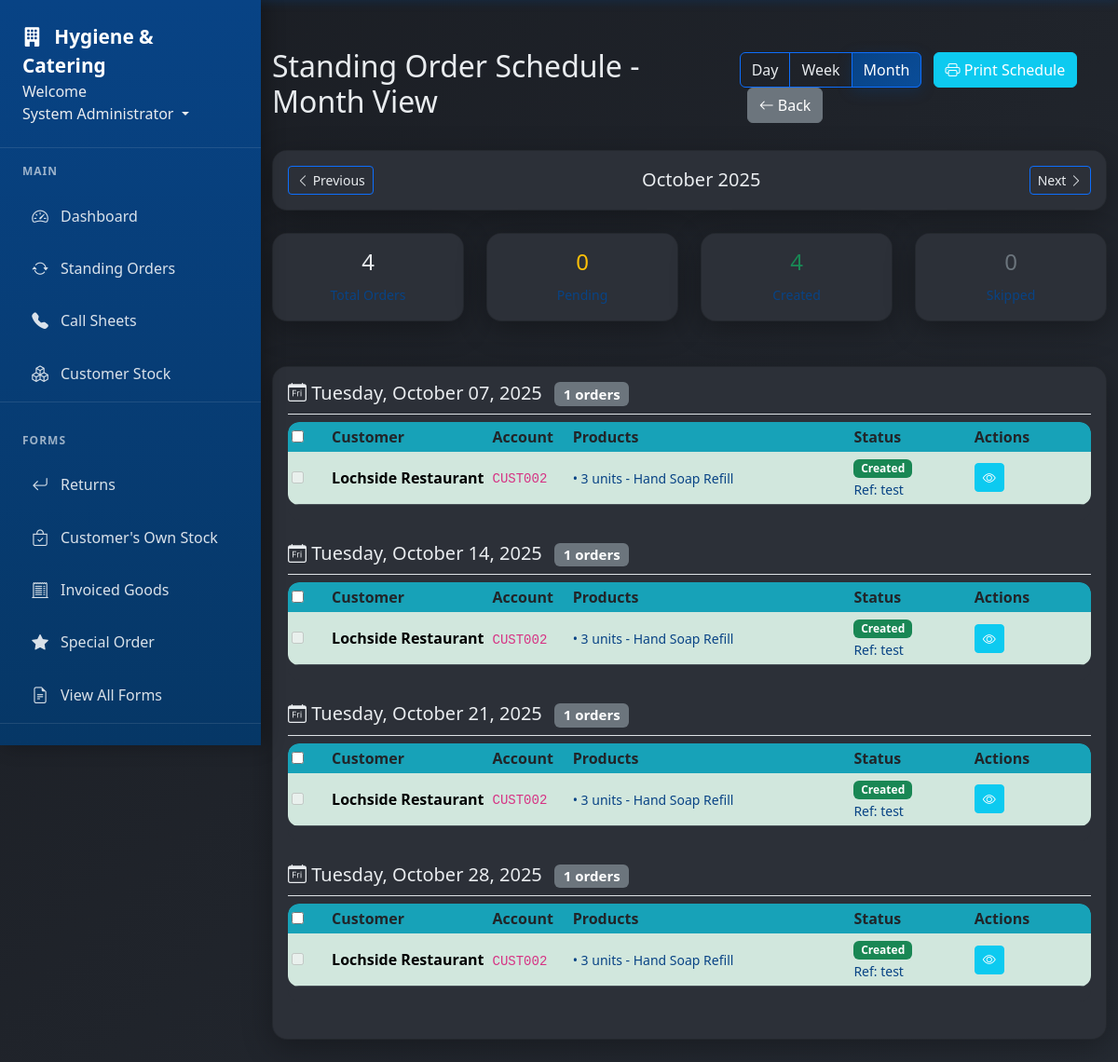
The app's page /standing-orders/standing-orders/schedule-view (signed in) with its own data.
### app/models.py (models this page shows, shortened)
class User(db.Model, UserMixin):
    id = db.Column(db.Integer, primary_key=True)
    username = db.Column(db.String(20), unique=True, nullable=False)  # Keep for system use
    email = db.Column(db.String(120), unique=True, nullable=False, index=True)  # Primary identifier
    full_name = db.Column(db.String(100), nullable=False)
    password_hash = db.Column(db.String(128), nullable=False)  # Changed from 'password' to 'password_hash'
    role = db.Column(db.String(20), nullable=False)
    job_title = db.Column(db.String(100))
    direct_phone = db.Column(db.String(20))
    mobile_phone = db.Column(db.String(20))
    is_active = db.Column(db.Boolean, default=True)
    must_change_password = db.Column(db.Boolean, default=False)
    created_at = db.Column(db.DateTime, nullable=False, default=datetime.utcnow)
    last_login = db.Column(db.DateTime)
    forms = db.relationship('Form', foreign_keys='Form.user_id', backref='author', lazy=True)
    callsheet_entries = db.relationship('CallsheetEntry', backref='entered_by', lazy=True)
    callsheets_created = db.relationship('Callsheet', backref='created_by_user', lazy=True)
    todo_items = db.relationship('TodoItem', backref='user', lazy=True, cascade='all, delete-orphan')
    company_updates = db.relationship('CompanyUpdate', backref='author', lazy=True, cascade='all, delete-orphan')

class StandingOrderSchedule(db.Model):
    id = db.Column(db.Integer, primary_key=True)
    standing_order_id = db.Column(db.Integer, db.ForeignKey('standing_order.id'), nullable=False)
    scheduled_date = db.Column(db.Date, nullable=False)
    status = db.Column(db.String(20), default='pending')  # pending, created, skipped
    order_created_date = db.Column(db.DateTime, nullable=True)
    order_created_by = db.Column(db.Integer, db.ForeignKey('user.id'), nullable=True)
    order_reference = db.Column(db.String(50))
    notes = db.Column(db.Text)
    created_by_user = db.relationship('User', backref='created_orders_from_standing')
    __table_args__ = (
        db.UniqueConstraint('standing_order_id', 'scheduled_date'),
        db.Index('idx_schedule_date_status', 'scheduled_date', 'status'),
    )

class Customer(db.Model):
    id = db.Column(db.Integer, primary_key=True)
    account_number = db.Column(db.String(20), unique=True, nullable=False, index=True)
    name = db.Column(db.String(100), nullable=False, index=True)
    contact_name = db.Column(db.String(100))
    phone = db.Column(db.String(20))  # Main phone number for the account
    email = db.Column(db.String(100))
    address = db.Column(db.String(200))
    notes = db.Column(db.Text)
    callsheet_notes = db.Column(db.Text)  # Persistent across all callsheets
    addresses = db.relationship('CustomerAddress', backref='customer', lazy=True, cascade='all, delete-orphan')
    __table_args__ = (
        db.Index('idx_customer_account', 'account_number'),
        db.Index('idx_customer_name', 'name'),
    )

class StandingOrderItem(db.Model):
    id = db.Column(db.Integer, primary_key=True)
    standing_order_id = db.Column(db.Integer, db.ForeignKey('standing_order.id'), nullable=False)
    product_code = db.Column(db.String(50), nullable=False)
    product_name = db.Column(db.String(100), nullable=False)
    quantity = db.Column(db.Integer, nullable=False)
    unit_type = db.Column(db.String(20), default='units')  # units, cases, boxes, etc.
    special_notes = db.Column(db.Text)  # Item-specific notes
    created_at = db.Column(db.DateTime, nullable=False, default=datetime.utcnow)

### app/blueprints/standing_orders.py (the view)
@standing_orders_bp.route('/standing-orders/schedule-view')
@login_required
def schedule_view():
    view_type = request.args.get('view', 'month')  # month, week, or day
    target_date = request.args.get('date', str(date.today()))
    try:
        target_date = datetime.strptime(target_date, '%Y-%m-%d').date()
    except:
        target_date = date.today()
    if view_type == 'day':
        start_date = target_date
        end_date = target_date
    elif view_type == 'week':
        start_date = target_date - timedelta(days=target_date.weekday())
        end_date = start_date + timedelta(days=6)
    else:  # month
        start_date = date(target_date.year, target_date.month, 1)
        end_date = date(target_date.year, target_date.month, calendar.monthrange(target_date.year, target_date.month)[1])
    schedules = StandingOrderSchedule.query.join(StandingOrder).join(Customer).filter(
        StandingOrderSchedule.scheduled_date.between(start_date, end_date),
        StandingOrder.status != 'paused'
    ).order_by(StandingOrderSchedule.scheduled_date, Customer.name).all()
    schedules_by_date = {}
    for schedule in schedules:
        date_key = schedule.scheduled_date
        if date_key not in schedules_by_date:
            schedules_by_date[date_key] = []
        schedules_by_date[date_key].append(schedule)
    total = len(schedules)
    completed = len([s for s in schedules if s.status == 'created'])
    pending = len([s for s in schedules if s.status == 'pending'])
    skipped = len([s for s in schedules if s.status == 'skipped'])
    return render_template('standing_order_schedule.html',
                         view_type=view_type,
                         target_date=target_date,
                         start_date=start_date,
                         end_date=end_date,
                         schedules_by_date=schedules_by_date,
                         total=total,
                         completed=completed,
                         pending=pending,
                         skipped=skipped)

### app/templates/standing_order_schedule.html (shortened to what this page needs)
{% extends "base.html" %} {% block content %}
<div class="d-flex justify-content-between align-items-center mb-4">
  <h2>Standing Order Schedule - {{ view_type|title }} View</h2>
  <div>
    <div class="btn-group" role="group">
      <a
        href="?view=day&date={{ target_date }}"
        class="btn {% if view_type == 'day' %}btn-primary{% else %}btn-outline-primary{% endif %}"
      >
        Day
      </a>
      <a
        href="?view=week&date={{ target_date }}"
        class="btn {% if view_type == 'week' %}btn-primary{% else %}btn-outline-primary{% endif %}"
      >
        Week
      </a>
      <a
        href="?view=month&date={{ target_date }}"
        class="btn {% if view_type == 'month' %}btn-primary{% else %}btn-outline-primary{% endif %}"
      >
        Month
      </a>
    </div>
    <a
      href="{{ url_for('standing_orders.print_schedule_view', view=view_type, date=target_date) }}"
      class="btn btn-info ms-2"
      target="_blank"
    >
      <i class="bi bi-printer"></i> Print Schedule
    </a>
    <a
      href="{{ url_for('standing_orders.standing_orders') }}"
      class="btn btn-secondary ms-2"
    >
      <i class="bi bi-arrow-left"></i> Back
    </a>
  </div>
</div>
<div class="card mb-4">
  <div class="card-body">
    <div class="d-flex justify-content-between align-items-center">
      <button
        class="btn btn-sm btn-outline-primary"
        onclick="navigateDate('prev')"
      >
        <i class="bi bi-chevron-left"></i> Previous
      </button>
      <div class="text-center">
        <h5 class="mb-0">
          {% if view_type == 'day' %} {{ target_date.strftime('%A, %B %d, %Y')
          }} {% elif view_type == 'week' %} Week of {{ start_date.strftime('%B
          %d') }} - {{ end_date.strftime('%B %d, %Y') }} {% else %} {{
          target_date.strftime('%B %Y') }} {% endif %}
        </h5>
      </div>
      <button
        class="btn btn-sm btn-outline-primary"
        onclick="navigateDate('next')"
      >
        Next <i class="bi bi-chevron-right"></i>
      </button>
    </div>
  </div>
</div>
<div class="row mb-4">
  <div class="col-md-3">
    <div class="card text-center">
      <div class="card-body">
        <h4>{{ total }}</h4>
        <small>Total Orders</small>
      </div>
    </div>
  </div>
  <div class="col-md-3">
    <div class="card text-center">
      <div class="card-body">
        <h4 class="text-warning">{{ pending }}</h4>
        <small>Pending</small>
      </div>
    </div>
  </div>
  <div class="col-md-3">
    <div class="card text-center">
      <div class="card-body">
        <h4 class="text-success">{{ completed }}</h4>
        <small>Created</small>
      </div>
    </div>
  </div>
  <div class="col-md-3">
    <div class="card text-center">
      <div class="card-body">
        <h4 class="text-secondary">{{ skipped }}</h4>
        <small>Skipped</small>
      </div>
    </div>
  </div>
</div>
<div class="card">
  <div class="card-body">
    {% if schedules_by_date %} {% for date, schedules in
    schedules_by_date.items()|sort %}
    <div class="mb-4">
      <h5 class="border-bottom pb-2">
        <i class="bi bi-calendar-day"></i>
        {{ date.strftime('%A, %B %d, %Y') }}
        <span class="badge bg-secondary ms-2"
          >{{ schedules|length }} orders</span
        >
      </h5>
      <div class="table-responsive">
        <table class="table table-sm">
          <thead>
            <tr>
              <th width="5%">
                <input
                  type="checkbox"
                  onclick="toggleDateSelection('{{ date }}', this)"
                />
              </th>
              <th width="20%">Customer</th>
              <th width="10%">Account</th>
              <th width="35%">Products</th>
              <th width="15%">Status</th>
              <th width="15%">Actions</th>
            </tr>
          </thead>
          <tbody>
            {% for schedule in schedules %}
            <tr
              class="{% if schedule.status == 'created' %}table-success{% elif schedule.status == 'skipped' %}table-secondary{% endif %}"
            >
              <td>
                <input
                  type="checkbox"
                  class="schedule-check"
                  data-date="{{ date }}"
                  data-id="{{ schedule.id }}"
                  {%
                  if
                  schedule.status
                  !="pending"
                  %}disabled{%
                  endif
                  %}
                />
              </td>
              <td>
                <strong>{{ schedule.standing_order.customer.name }}</strong>
              </td>
              <td>
                <code
                  >{{ schedule.standing_order.customer.account_number }}</code
                >
              </td>
              <td>
                {% for item in schedule.standing_order.items %}
                <small
                  >• {{ item.quantity }} {{ item.unit_type }} - {{
                  item.product_name }}</small
                ><br />
                {% endfor %}
              </td>
              <td>
                {% if schedule.status == 'created' %}
                <span class="badge bg-success">Created</span>
                {% if schedule.order_reference %}
                <br /><small>Ref: {{ schedule.order_reference }}</small>
                {% endif %} {% elif schedule.status == 'skipped' %}
                <span class="badge bg-secondary">Skipped</span>
                {% else %}
                <span class="badge bg-warning">Pending</span>
                {% endif %}
              </td>
              <td>
                <a
                  href="{{ url_for('standing_orders.view_standing_order', order_id=schedule.standing_order_id) }}"
                  class="btn btn-sm btn-info"
                >
                  <i class="bi bi-eye"></i>
                </a>
              </td>
            </tr>
            {% endfor %}
          </tbody>
        </table>
      </div>
    </div>
    {% endfor %} {% else %}
    <div class="text-center py-4">
      <p class="text-muted">No standing orders scheduled for this period.</p>
    </div>
    {% endif %}
  </div>
</div>
{% endblock %}

### app/templates/base.html (shortened to what this page needs)
<!DOCTYPE html>
<html lang="en">
  <head>
    <link
      rel="stylesheet"
      href="{{ url_for('static', filename='style.css') }}"
    />
    <link
      href="https://cdn.jsdelivr.net/npm/bootstrap@5.3.0/dist/css/bootstrap.min.css"
      rel="stylesheet"
    />
    <link
      href="https://cdn.jsdelivr.net/npm/bootstrap-icons@1.11.0/font/bootstrap-icons.css"
      rel="stylesheet"
    />
  </head>
  <body>
    <nav class="nav-sidebar" id="navSidebar">
      <div class="nav-sidebar-header">
        <a href="{{ url_for('main.dashboard') }}" class="nav-sidebar-brand">
          <i class="bi bi-building-fill me-2"></i>
          Hygiene & Catering
        </a>
        <li class="nav-item dropdown" style="display: block">
          <text>Welcome</text>
          <a
            class="nav-link dropdown-toggle"
            href="#"
            id="userDropdown"
            role="button"
            data-bs-toggle="dropdown"
          >
             {{ current_user.full_name or
            current_user.username }}
          </a>
        </li>
      </div>
      {% if current_user.is_authenticated %}
      <div class="nav-sidebar-nav">
        <div class="nav-section">
          <div class="nav-section-title">Main</div>
          <div class="nav-item">
            <a class="nav-link" href="{{ url_for('main.dashboard') }}">
              <i class="bi bi-speedometer2"></i>
              Dashboard
            </a>
          </div>
          <div class="nav-item">
            <a
              class="nav-link"
              href="{{ url_for('standing_orders.standing_orders') }}"
            >
              <i class="bi bi-arrow-repeat"></i>
              Standing Orders
            </a>
          </div>
          <div class="nav-item">
            <a class="nav-link" href="{{ url_for('callsheets.callsheets') }}">
              <i class="bi bi-telephone-fill"></i>
              Call Sheets
            </a>
          </div>
          <div class="nav-item">
            <a
              class="nav-link"
              href="{{ url_for('customer_stock.customer_stock') }}"
            >
              <i class="bi bi-boxes"></i>
              Customer Stock
            </a>
          </div>
        </div>
        <div class="nav-section">
          <div class="nav-section-title">Forms</div>
          <div class="nav-item">
            <a class="nav-link" href="{{ url_for('main.returns') }}">
              <i class="bi bi-arrow-return-left"></i>
              Returns
            </a>
          </div>
          <div class="nav-item">
            <a
              class="nav-link"
              href="{{ url_for('customer_stock.branded_stock') }}"
            >
              <i class="bi bi-bag-check"></i>
              Customer's Own Stock
            </a>
          </div>
          <div class="nav-item">
            <a class="nav-link" href="{{ url_for('main.invoice_correction') }}">
              <i class="bi bi-receipt-cutoff"></i>
              Invoiced Goods
            </a>
          </div>
          <div class="nav-item">
            <a class="nav-link" href="{{ url_for('main.special_order') }}">
              <i class="bi bi-star-fill"></i>
              Special Order
            </a>
          </div>
          <div class="nav-item">
            <a class="nav-link" href="{{ url_for('main.forms') }}">
              <i class="bi bi-file-earmark-text"></i>
              View All Forms
            </a>
          </div>
        </div>
      </div>
      {% endif %}
    </nav>
    <div class="main-content" id="mainContent">
      <div class="container-fluid">
         {% block content %}{% endblock %}
      </div>
    </div>
  </body>
</html>

### records on screen
User: full_name "System Administrator"
StandingOrderSchedule: strftime "Tuesday, October 07, 2025", standing_order.customer.name "Lochside Restaurant", standing_order.customer.account_number "CUST002", order_reference "test"
StandingOrderItem: quantity "3", unit_type "units", product_name "Hand Soap Refill"
StandingOrderSchedule: strftime "Tuesday, October 14, 2025", standing_order.customer.name "Lochside Restaurant", standing_order.customer.account_number "CUST002", order_reference "test"
StandingOrderSchedule: strftime "Tuesday, October 21, 2025", standing_order.customer.name "Lochside Restaurant", standing_order.customer.account_number "CUST002", order_reference "test"
StandingOrderSchedule: strftime "Tuesday, October 28, 2025", standing_order.customer.name "Lochside Restaurant", standing_order.customer.account_number "CUST002", order_reference "test"

### other values on screen
{{ view_type|title }} "Month"
{{ target_date.strftime('%B %Y') }} "October 2025"
{{ total }} "4"
{{ pending }} "0"
{{ completed }} "4"
{{ skipped }} "0"
{{ schedules|length }} "1" "1" "1" "1"
